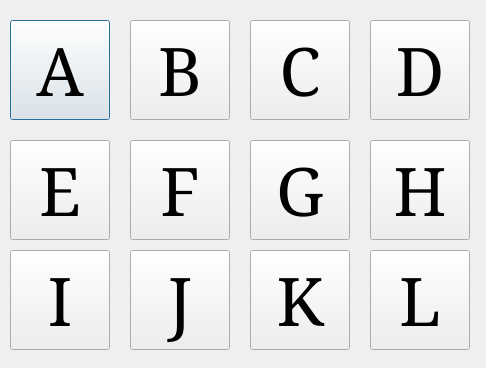
<?xml version="1.0" encoding="UTF-8"?>
<ui version="4.0">
 <class>KeyBoard</class>
 <widget class="QDialog" name="KeyBoard">
  <property name="geometry">
   <rect>
    <x>0</x>
    <y>0</y>
    <width>486</width>
    <height>368</height>
   </rect>
  </property>
  <property name="windowTitle">
   <string>Dialog</string>
  </property>
  <widget class="QPushButton" name="A_Button">
   <property name="geometry">
    <rect>
     <x>10</x>
     <y>20</y>
     <width>100</width>
     <height>100</height>
    </rect>
   </property>
   <property name="font">
    <font>
     <family>Serif</family>
     <pointsize>50</pointsize>
    </font>
   </property>
   <property name="text">
    <string>A</string>
   </property>
  </widget>
  <widget class="QPushButton" name="B_Button">
   <property name="geometry">
    <rect>
     <x>130</x>
     <y>20</y>
     <width>100</width>
     <height>100</height>
    </rect>
   </property>
   <property name="font">
    <font>
     <family>Serif</family>
     <pointsize>50</pointsize>
    </font>
   </property>
   <property name="text">
    <string>B</string>
   </property>
  </widget>
  <widget class="QPushButton" name="C_Button">
   <property name="geometry">
    <rect>
     <x>250</x>
     <y>20</y>
     <width>100</width>
     <height>100</height>
    </rect>
   </property>
   <property name="font">
    <font>
     <family>Serif</family>
     <pointsize>50</pointsize>
    </font>
   </property>
   <property name="text">
    <string>C</string>
   </property>
  </widget>
  <widget class="QPushButton" name="D_Button">
   <property name="geometry">
    <rect>
     <x>370</x>
     <y>20</y>
     <width>100</width>
     <height>100</height>
    </rect>
   </property>
   <property name="font">
    <font>
     <family>Serif</family>
     <pointsize>50</pointsize>
    </font>
   </property>
   <property name="text">
    <string>D</string>
   </property>
  </widget>
  <widget class="QPushButton" name="E_Button">
   <property name="geometry">
    <rect>
     <x>10</x>
     <y>140</y>
     <width>100</width>
     <height>100</height>
    </rect>
   </property>
   <property name="font">
    <font>
     <family>Serif</family>
     <pointsize>50</pointsize>
    </font>
   </property>
   <property name="text">
    <string>E</string>
   </property>
  </widget>
  <widget class="QPushButton" name="I_Button">
   <property name="geometry">
    <rect>
     <x>10</x>
     <y>250</y>
     <width>100</width>
     <height>100</height>
    </rect>
   </property>
   <property name="font">
    <font>
     <family>Serif</family>
     <pointsize>50</pointsize>
    </font>
   </property>
   <property name="text">
    <string>I</string>
   </property>
  </widget>
  <widget class="QPushButton" name="F_Button">
   <property name="geometry">
    <rect>
     <x>130</x>
     <y>140</y>
     <width>100</width>
     <height>100</height>
    </rect>
   </property>
   <property name="font">
    <font>
     <family>Serif</family>
     <pointsize>50</pointsize>
    </font>
   </property>
   <property name="text">
    <string>F</string>
   </property>
  </widget>
  <widget class="QPushButton" name="G_Button">
   <property name="geometry">
    <rect>
     <x>250</x>
     <y>140</y>
     <width>100</width>
     <height>100</height>
    </rect>
   </property>
   <property name="font">
    <font>
     <family>Serif</family>
     <pointsize>50</pointsize>
    </font>
   </property>
   <property name="text">
    <string>G</string>
   </property>
  </widget>
  <widget class="QPushButton" name="H_Button">
   <property name="geometry">
    <rect>
     <x>370</x>
     <y>140</y>
     <width>100</width>
     <height>100</height>
    </rect>
   </property>
   <property name="font">
    <font>
     <family>Serif</family>
     <pointsize>50</pointsize>
    </font>
   </property>
   <property name="text">
    <string>H</string>
   </property>
  </widget>
  <widget class="QPushButton" name="J_Button">
   <property name="geometry">
    <rect>
     <x>130</x>
     <y>250</y>
     <width>100</width>
     <height>100</height>
    </rect>
   </property>
   <property name="font">
    <font>
     <family>Serif</family>
     <pointsize>50</pointsize>
    </font>
   </property>
   <property name="text">
    <string>J</string>
   </property>
  </widget>
  <widget class="QPushButton" name="K_Button">
   <property name="geometry">
    <rect>
     <x>250</x>
     <y>250</y>
     <width>100</width>
     <height>100</height>
    </rect>
   </property>
   <property name="font">
    <font>
     <family>Serif</family>
     <pointsize>50</pointsize>
    </font>
   </property>
   <property name="text">
    <string>K</string>
   </property>
  </widget>
  <widget class="QPushButton" name="L_Button">
   <property name="geometry">
    <rect>
     <x>370</x>
     <y>250</y>
     <width>100</width>
     <height>100</height>
    </rect>
   </property>
   <property name="font">
    <font>
     <family>Serif</family>
     <pointsize>50</pointsize>
    </font>
   </property>
   <property name="text">
    <string>L</string>
   </property>
  </widget>
 </widget>
 <resources/>
 <connections/>
</ui>
